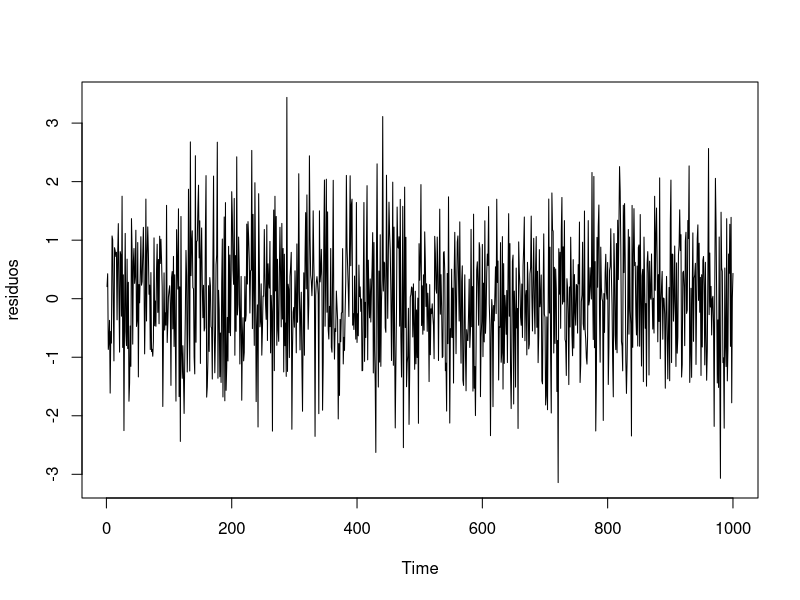
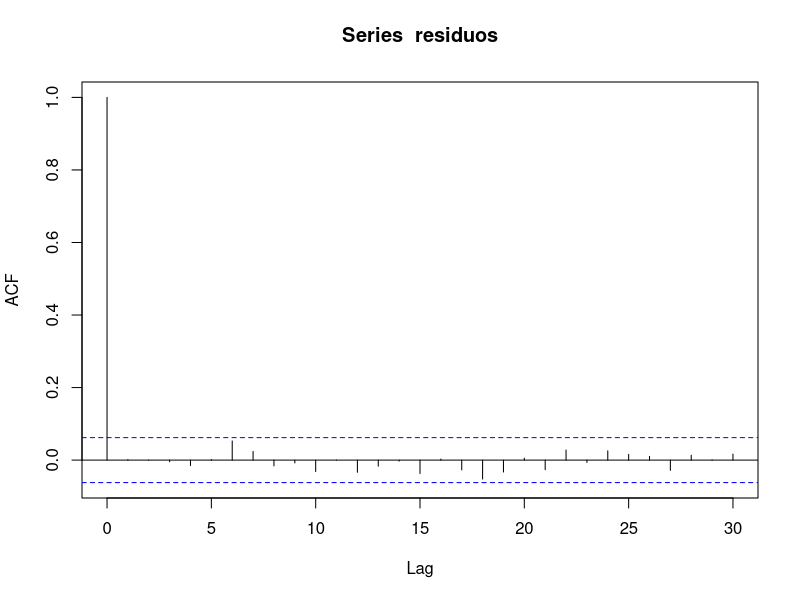
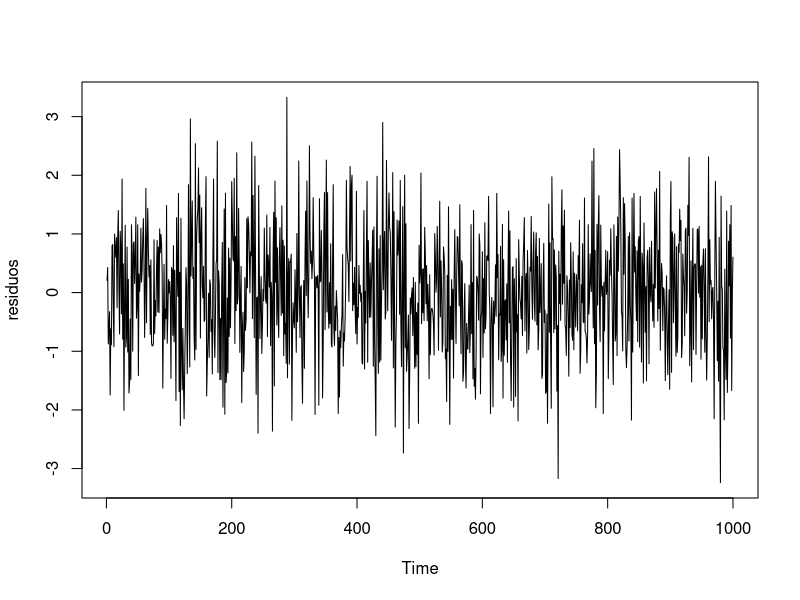
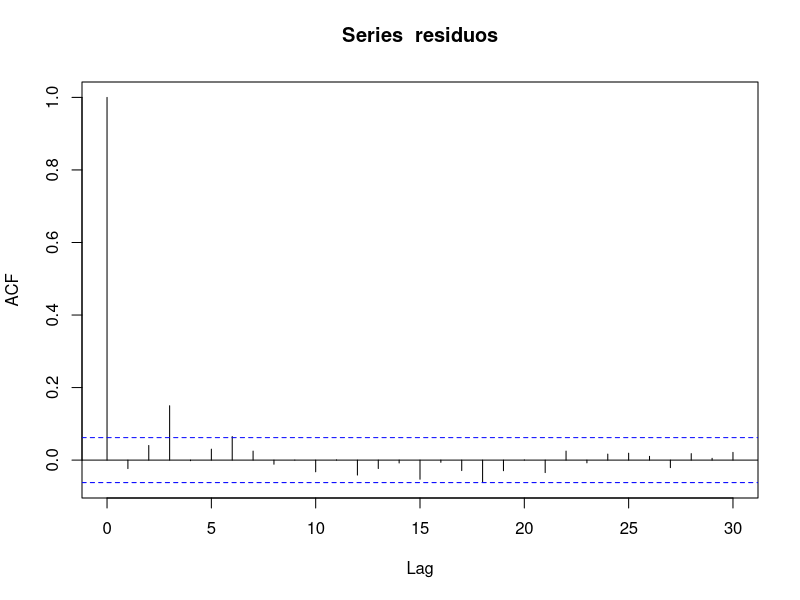

Here is the R script that generated these plots, in order:
## ---- chunk 1
knitr::opts_chunk$set(echo = TRUE)
library(readr)
library(tseries)
library(dplyr)
library(forecast)
## ---- chunk 2
Xt <- read_csv("./prac6b.csv")
Xt <- as.ts(Xt)
## ---- chunk 3
modelo<-arima(Xt,order=c(3,0,1))
summary(modelo)
## ---- chunk 4
confint(modelo)
## ---- chunk 5
residuos <- resid(modelo)
plot(residuos)
## ---- chunk 6
acf(residuos)
## ---- chunk 7
Box.test(resid(modelo), lag = 20, type = "Ljung-Box")
## ---- chunk 8
ajuste2 <- arima(Xt, order = c(1, 0, 1))
## ---- chunk 9
summary(ajuste2)

## ---- chunk 10
confint(ajuste2)
## ---- chunk 11
residuos <- resid(ajuste2)
plot(residuos)
## ---- chunk 12
acf(residuos)
## ---- chunk 13
Box.test(resid(ajuste2), lag = 20, type = "Ljung-Box")
